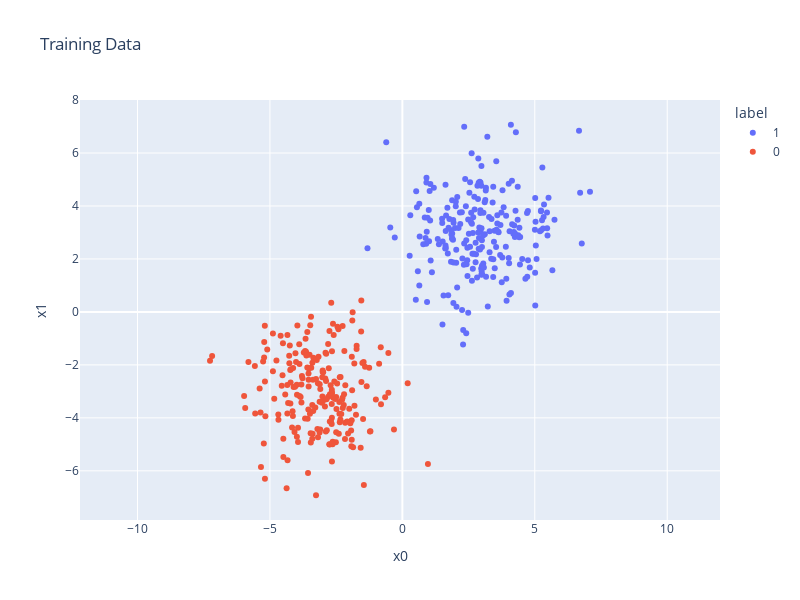

Notebook code cell kept with this figure:
### Code cell
# Data visualization
fig = px.scatter(data_train, x='x0', y='x1', color='label', title='Training Data')
fig.update_yaxes(
    scaleanchor='x',
    scaleratio=1
)
fig.update_layout(
    width=800,
    height=600
)
fig

### Figure 1 — Plotly figure (JSON) as saved in the notebook; plotly's stock layout.template omitted (floating-point values rounded to 4 significant figures; data arrays with more than 128 entries replaced by an {"elided": "..."} marker saying what was removed)
{"data": [{"hovertemplate": "label=1<br>x0=%{x}<br>x1=%{y}<extra></extra>", "legendgroup": "1", "marker": {"color": "#636efa", "symbol": "circle"}, "mode": "markers", "name": "1", "orientation": "v", "showlegend": true, "type": "scatter", "x": {"elided": "232 float values"}, "xaxis": "x", "y": {"elided": "232 float values"}, "yaxis": "y"}, {"hovertemplate": "label=0<br>x0=%{x}<br>x1=%{y}<extra></extra>", "legendgroup": "0", "marker": {"color": "#EF553B", "symbol": "circle"}, "mode": "markers", "name": "0", "orientation": "v", "showlegend": true, "type": "scatter", "x": {"elided": "218 float values"}, "xaxis": "x", "y": {"elided": "218 float values"}, "yaxis": "y"}], "layout": {"height": 600, "legend": {"title": {"text": "label"}, "tracegroupgap": 0}, "title": {"text": "Training Data"}, "width": 800, "xaxis": {"anchor": "y", "domain": [0, 1], "title": {"text": "x0"}}, "yaxis": {"anchor": "x", "domain": [0, 1], "scaleanchor": "x", "scaleratio": 1, "title": {"text": "x1"}}}}
